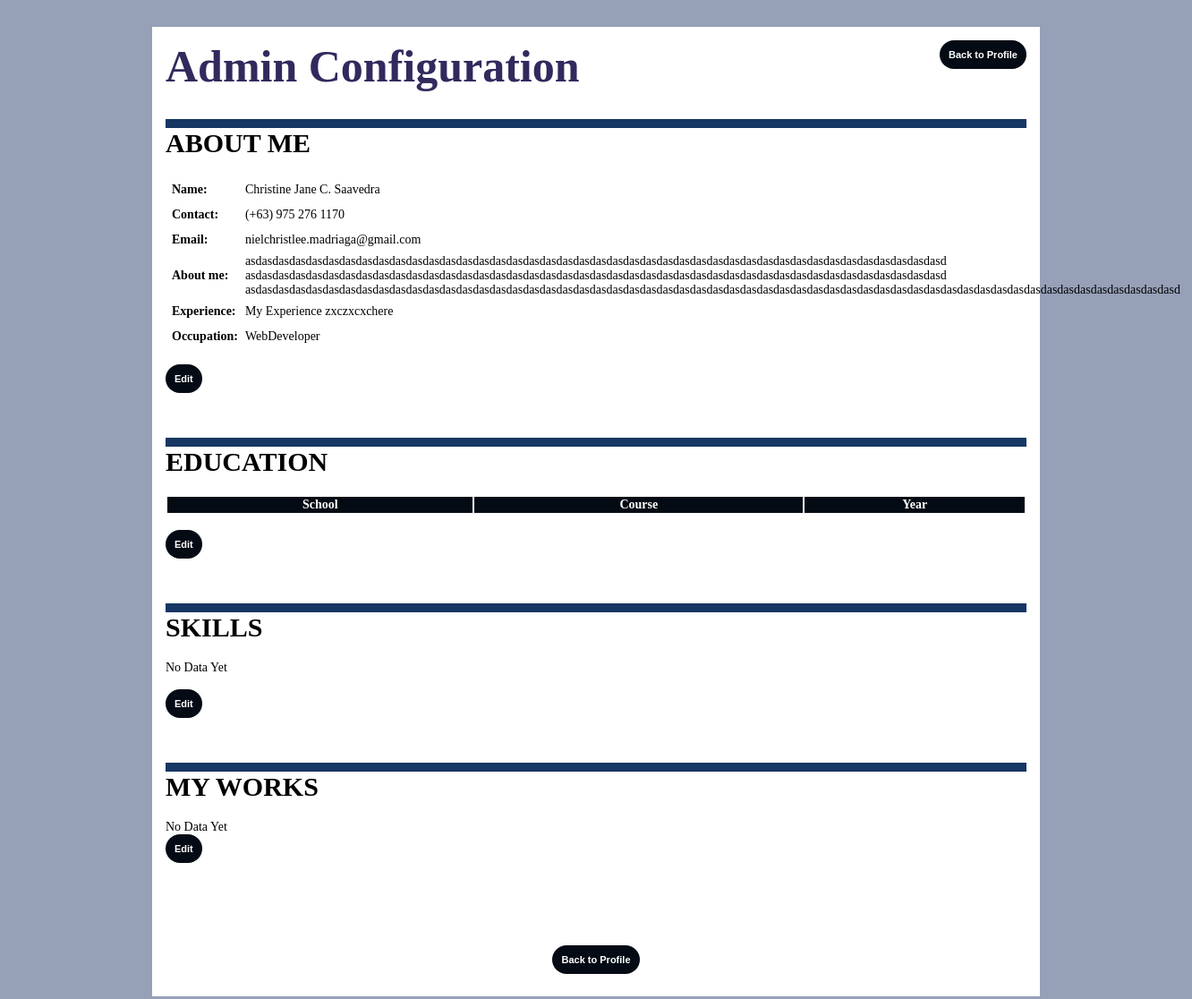
Page /admin/index.php on the earlier database version.
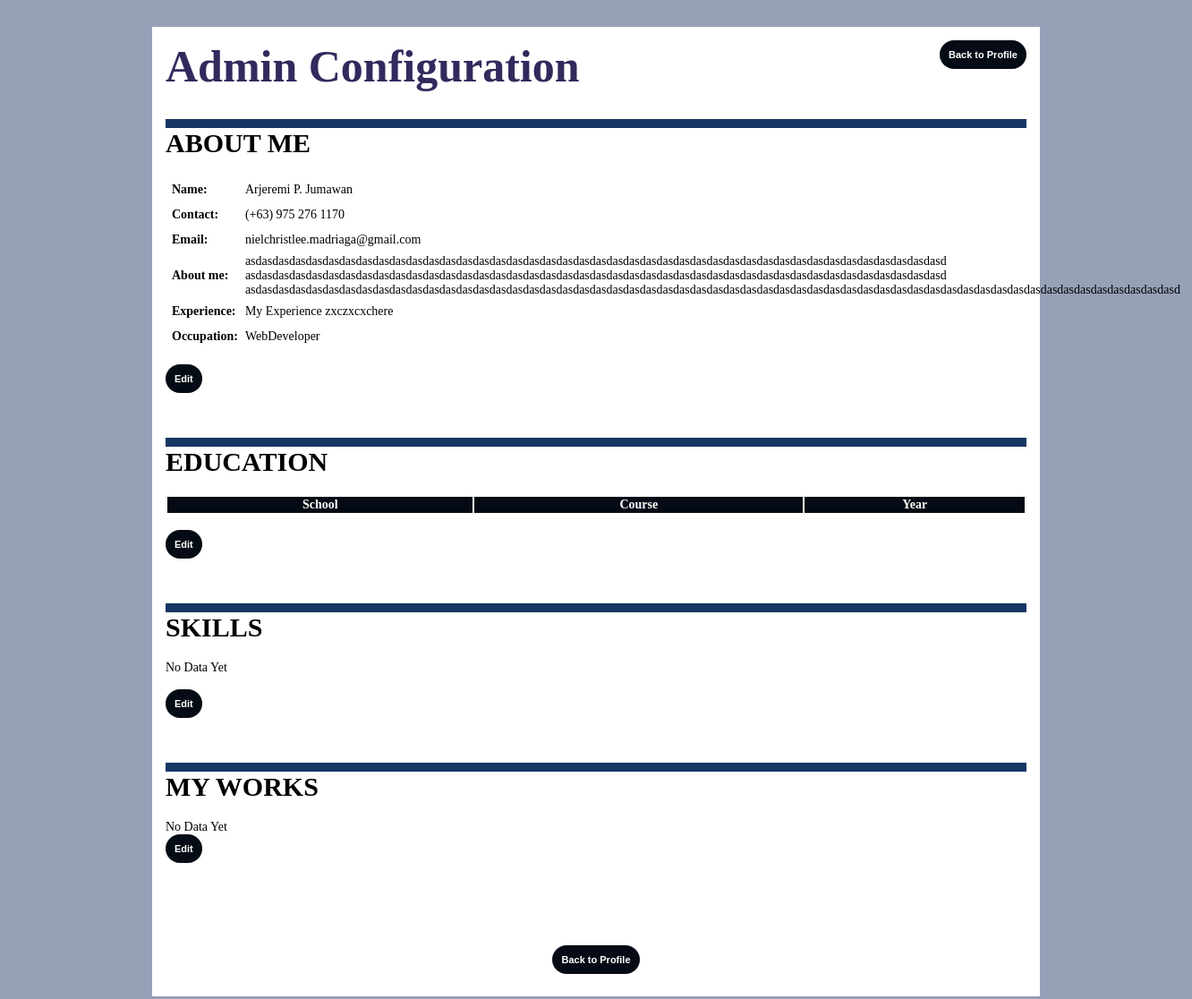
Same page on the later database version.
### tables this page shows
CREATE TABLE IF NOT EXISTS `admindetail` (
  `id` int(10) unsigned NOT NULL AUTO_INCREMENT,
  `firstName` varchar(100) DEFAULT NULL,
  `lastName` varchar(100) DEFAULT NULL,
  `aboutMe` longtext DEFAULT NULL,
  `experience` longtext DEFAULT NULL,
  `lastChange` datetime DEFAULT current_timestamp(),
  `email` varchar(200) DEFAULT NULL,
  `contact` varchar(200) DEFAULT NULL,
  `occup` varchar(200) DEFAULT NULL,
  `birthday` varchar(200) DEFAULT NULL,
  `web` varchar(200) DEFAULT NULL,
  `address` varchar(300) DEFAULT NULL,
  PRIMARY KEY (`id`)
);

### admin/index.php (the view, shortened to what this page needs)
<!DOCTYPE html>
<html lang="en">
<head>
    <link href="styles.css" rel="stylesheet" />
</head>
<body>
    <Div class="container">
        <div style="display: flex; flex-direction: row; justify-content: space-between;">
            <div class="mainTitle">Admin Configuration</div>
            <div><a href="../index.php"><button>Back to Profile</button></a></div>
        </div>
        <div>
            <div class="segment">
                <div class="subTitle">ABOUT ME</div>
                <?php
                include '../database.php';
                $sql = "SELECT * FROM `admindetail`";
                $result = mysqli_query($connect, $sql);
                if (mysqli_num_rows($result) == 0) {
                    echo 'No Data Yet';
                } else {
                    $row = mysqli_fetch_assoc($result);
                }
                ?>
                <table>
                    <tbody>
                        <tr>
                            <td style="font-weight: bolder; padding: 5px;">Name:</td>
                            <td><?php echo $row['firstName'] ?> <?php echo $row['lastName'] ?></td>
                        </tr>
                        <tr>
                            <td style="font-weight: bolder; padding: 5px;">Contact:</td>
                            <td> <?php echo $row['contact'] ?></td>
                        </tr>
                        <tr>
                            <td style="font-weight: bolder; padding: 5px;">Email:</td>
                            <td><?php echo $row['email'] ?></td>
                        </tr>
                        <tr>
                            <td style="font-weight: bolder; padding: 5px;">About me:</td>
                            <td><?php echo $row['aboutMe'] ?></td>
                        </tr>
                        <tr>
                            <td style="font-weight: bolder; padding: 5px;">Experience:</td>
                            <td><?php echo $row['experience'] ?></td>
                        </tr>
                        <tr>
                            <td style="font-weight: bolder; padding: 5px;">Occupation:</td>
                            <td><?php echo $row['occup'] ?></td>
                        </tr>
                    </tbody>
                </table>
                <br>
                <a href="abtMe/edt.php"><button>Edit</button></a>
            </div>
            <div class="segment">
                <div class="subTitle">EDUCATION</div>
                <table class="educTable">
                    <thead>
                        <tr>
                            <th>School</th>
                            <th>Course</th>
                            <th>Year</th>
                        </tr>
                    </thead>
                </table>
                <br>
                <a href="educ/edt.php"><button>Edit</button></a>
            </div>
            <div class="segment">
                <div class="subTitle">SKILLS</div>
                <?php
                include '../database.php';
                $sql = "SELECT * FROM `skills`";
                $result = mysqli_query($connect, $sql);
                if (mysqli_num_rows($result) == 0) {
                    echo 'No Data Yet';
                }
                ?>
                <div>
                    <br>
                    <a href="skill/edt.php"><button>Edit</button></a>
                </div>
            </div>
            <div class="segment">
                <div class="subTitle">MY WORKS</div>
                <?php
                include '../database.php';
                $sql = "SELECT * FROM `portfolio`";
                $result = mysqli_query($connect, $sql);
                if (mysqli_num_rows($result) == 0) {
                    echo 'No Data Yet';
                } ?>
                <br>
                <div>
                    <a href="work/edt.php"><button>Edit</button></a>
                </div>
            </div><br>
            <br>
            <div style="text-align: center; margin: 10px;">
                <a href="../index.php"><button>Back to Profile</button></a>
            </div>
        </div>
    </div>
</body>
</html>

### admin/styles.css (style rules this page uses)
body { font-family: Calibri; font-size: 14px; padding: 0; margin: 0; background-color: rgb(150, 161, 184); }
button { border-radius: 20px; border: 0px solid; padding: 10px; font-weight: bold; background-color: #040b14; color: rgb(255, 255, 255); font-size: 11px; }
.container { background-color: rgb(255, 255, 255); margin-left: 170px; margin-right: 170px; margin-top: 30px; margin-bottom: 30px; padding: 15px; }
.mainTitle { font-size: 50px; font-weight: bolder; color: rgb(51, 41, 93); margin-bottom: 30px; }
.subTitle { font-weight: bold; font-size: 30px; color: rgb(0, 0, 0); margin-bottom: 20px; border-top: 10px #163663 solid; }
.educTable th { border-bottom: 1px solid; background-color: #040b14; color: rgb(255, 255, 255); }
.segment { display: flex; flex-direction: column; width: 100%; margin-bottom: 50px; }

Differences in the rows shown:
changed admindetail "nielchristlee.madriaga@gmail.com": firstName "Christine Jane C." → "Arjeremi P."; lastName "Saavedra" → "Jumawan"
